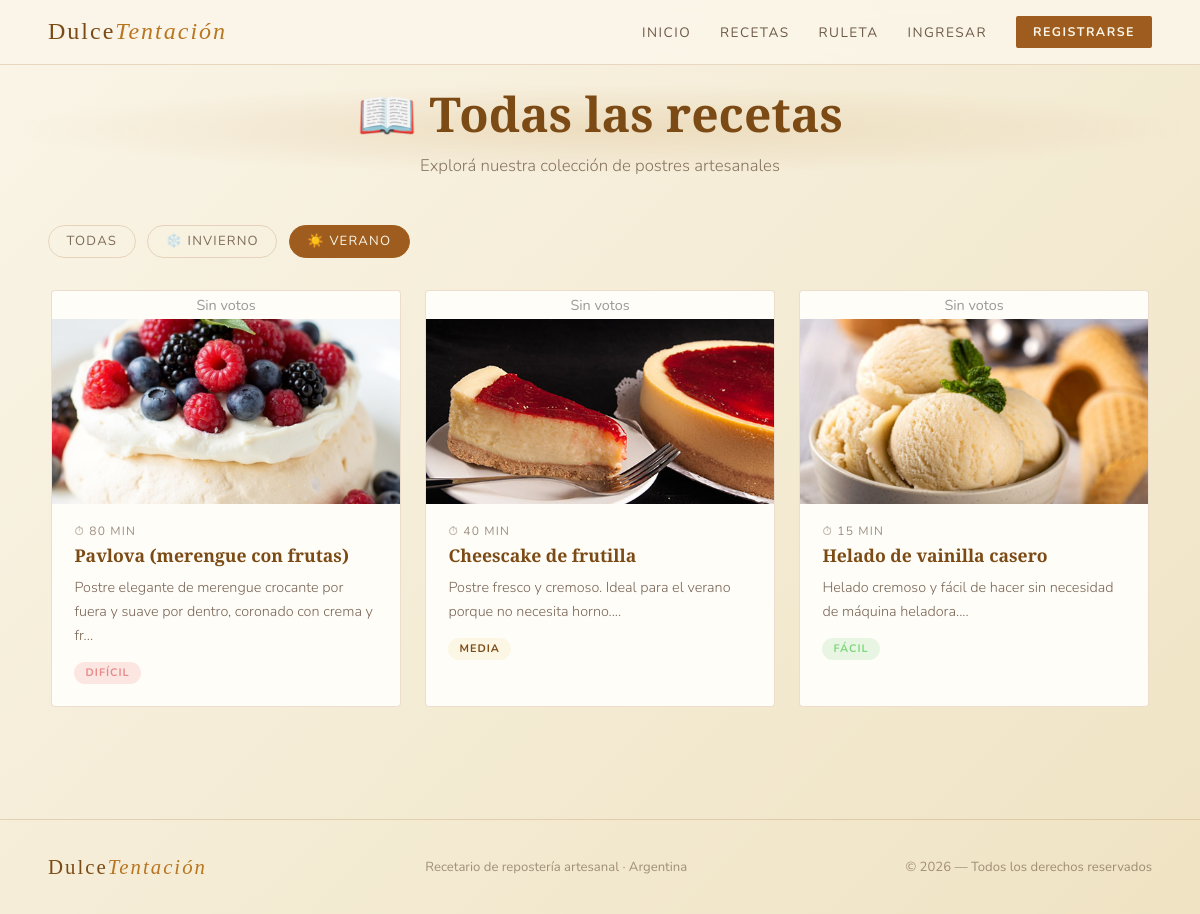
The app's page /proyecto_postres/recetas.php?categoria=2, older data.
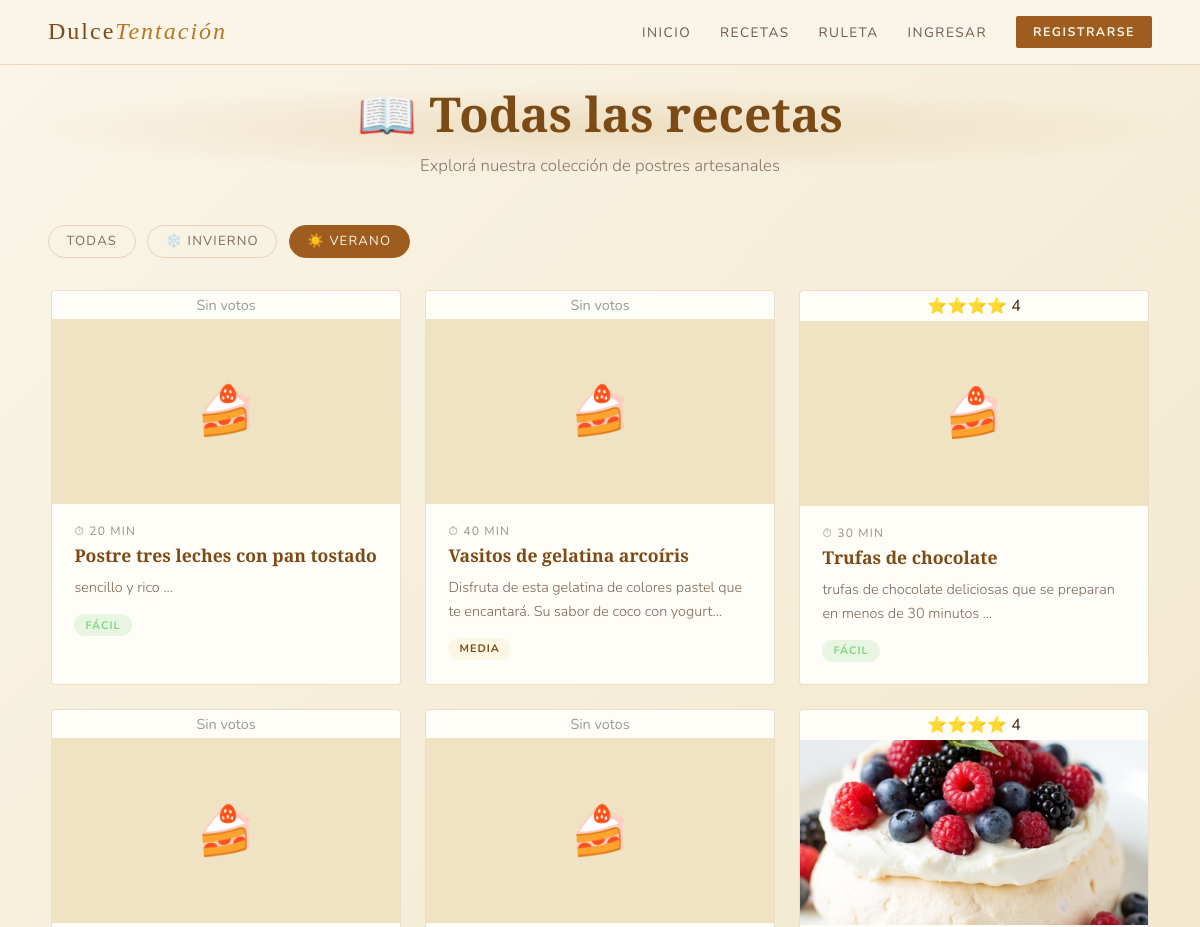
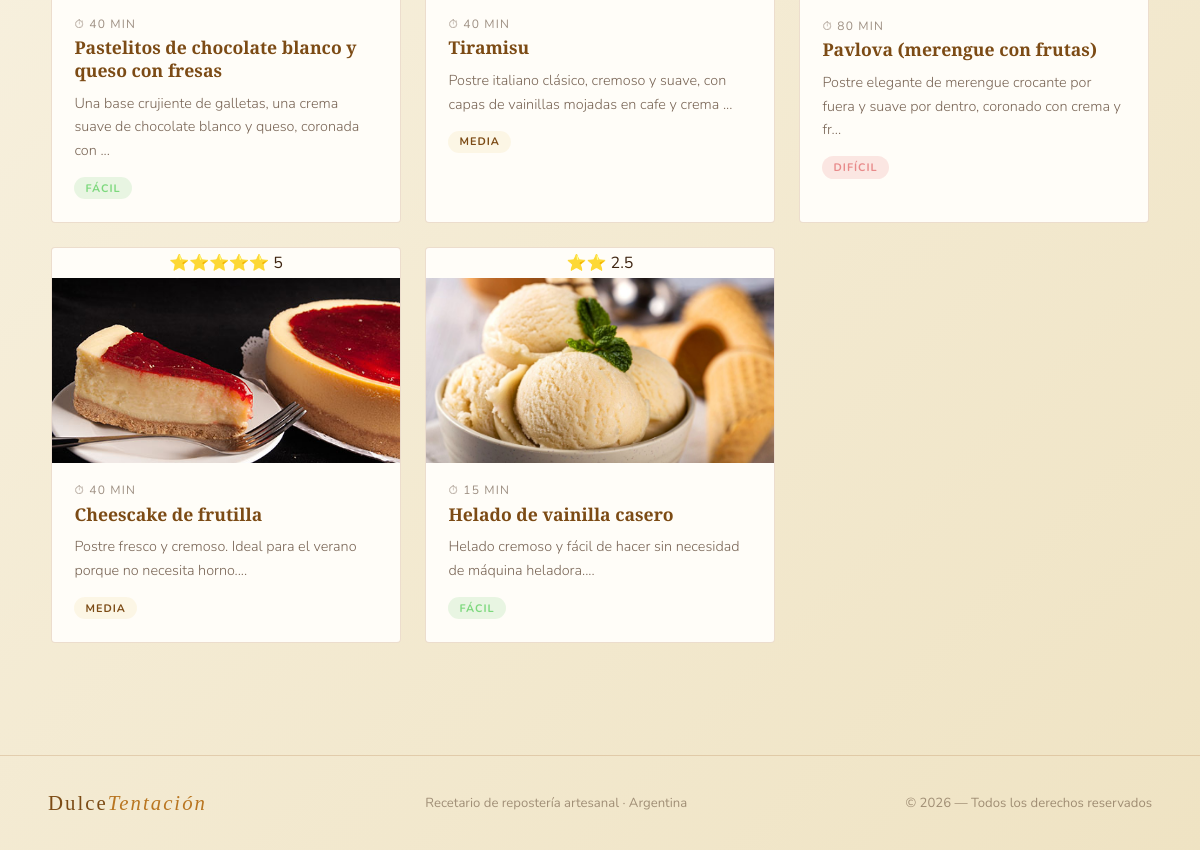
The same page, newer data (2 pictures, top to bottom).
### tables this page shows
CREATE TABLE `recetas` (
  `id` int(11) NOT NULL,
  `titulo` varchar(100) NOT NULL,
  `descripcion` text DEFAULT NULL,
  `ingredientes` text NOT NULL,
  `instrucciones` text NOT NULL,
  `tiempo_preparacion` int(11) DEFAULT NULL,
  `dificultad` enum('Fácil','Media','Difícil') NOT NULL DEFAULT 'Fácil',
  `imagen_url` varchar(255) DEFAULT NULL,
  `categoria_id` int(11) DEFAULT NULL,
  `usuario_id` int(11) DEFAULT NULL,
  `fecha_creacion` timestamp NOT NULL DEFAULT current_timestamp(),
  `votos_total` int(11) DEFAULT 0,
  `votos_count` int(11) DEFAULT 0
);

### proyecto_postres/recetas.php (the view, shortened to what this page needs)
<?php
require_once 'conexion.php';
$categoria = isset($_GET['categoria']) ? intval($_GET['categoria']) : 0;
if($categoria > 0) {
    $sql = "SELECT id, titulo, descripcion, tiempo_preparacion, dificultad, imagen_url, votos_total, votos_count
            FROM recetas
            WHERE categoria_id = $categoria
            ORDER BY fecha_creacion DESC";
} else {
    $sql = "SELECT id, titulo, descripcion, tiempo_preparacion, dificultad, imagen_url, votos_total, votos_count
            FROM recetas
            ORDER BY fecha_creacion DESC";
}
$resultado = $conn->query($sql);
?>
<!DOCTYPE html>
<html lang="es">
<head>
  <link rel="stylesheet" href="style.css">
</head>
<body>
<?php include 'header.php'; ?>
<div class="page-hero">
  <h1>📖 Todas las recetas</h1>
  <p>Explorá nuestra colección de postres artesanales</p>
</div>
<section class="section">
  <div class="filtros">
    <a href="recetas.php" <?php if($categoria == 0) echo 'class="activo"'; ?>>Todas</a>
    <a href="recetas.php?categoria=1" <?php if($categoria == 1) echo 'class="activo"'; ?>>❄️ Invierno</a>
    <a href="recetas.php?categoria=2" <?php if($categoria == 2) echo 'class="activo"'; ?>>☀️ Verano</a>
  </div>
  <div class="recetas-grid">
    <?php
    $dif_map = ['Fácil' => 'simple', 'fácil' => 'simple', 'Media' => 'moderada', 'media' => 'moderada', 'Difícil' => 'complicada', 'difícil' => 'complicada'];
    if($resultado->num_rows > 0) {
        while($receta = $resultado->fetch_assoc()) {
            $dif_clase = $dif_map[$receta['dificultad']] ?? 'simple';
            echo '<a href="receta_detalle.php?id=' . $receta['id'] . '" class="receta">';
if($receta['votos_count'] > 0) {
    $promedio = round($receta['votos_total'] / $receta['votos_count'], 1);
    $estrellas = str_repeat('⭐', floor($promedio));
    echo '<div style="text-align: center; margin: 4px 0;">' . $estrellas . ' ' . $promedio . '</div>';
} else {
    echo '<div style="text-align: center; margin: 4px 0; color: #999; font-size: 0.9rem;">Sin votos</div>';
}
            if(isset($receta['imagen_url']) && !empty($receta['imagen_url']) && file_exists($receta['imagen_url'])) {
                echo '<img src="' . htmlspecialchars($receta['imagen_url']) . '" alt="' . htmlspecialchars($receta['titulo']) . '">';
            } else {
                echo '<div class="receta-sin-img">🍰</div>';
            }
            echo '<div class="receta-body">';
            echo '<div class="receta-meta">⏱ ' . intval($receta['tiempo_preparacion']) . ' min</div>';
            echo '<h3>' . htmlspecialchars($receta['titulo']) . '</h3>';
            echo '<p>' . substr(htmlspecialchars($receta['descripcion']), 0, 90) . '...</p>';
            echo '<div class="receta-footer">';
            echo '<span class="dif ' . $dif_clase . '">' . htmlspecialchars($receta['dificultad']) . '</span>';
            echo '</div>';
            echo '</div></a>';
        }
    } else {
        echo '<p style="color:rgba(62,36,16,.5);">No hay recetas disponibles.</p>';
    }
    ?>
  </div>
</section>
<footer>
  <a href="index.php" class="logo" style="font-size:1.3rem;">Dulce<span>Tentación</span></a>
  <p>Recetario de repostería artesanal · Argentina</p>
  <p>© 2026 — Todos los derechos reservados</p>
</footer>
</body>
</html>

### proyecto_postres/header.php
<nav>
  <a href="index.php" class="logo">Dulce<span>Tentación</span></a>
  <ul>
    <li><a href="index.php">Inicio</a></li>
    <li><a href="recetas.php">Recetas</a></li>
    <li><a href="ruleta.php">Ruleta</a></li>
    <?php if(isset($_SESSION['usuario_id'])): ?>
      <li><a href="perfil.php">👤 <?php echo htmlspecialchars($_SESSION['nombre_usuario']); ?></a></li>
      <li><a href="subir_receta.php" class="btn" style="padding:.4rem 1rem;font-size:.78rem;">+ Subir receta</a></li>
      <li><a href="logout.php">Salir</a></li>
    <?php else: ?>
      <li><a href="login.php">Ingresar</a></li>
      <li><a href="registro.php" class="btn" style="padding:.4rem 1rem;font-size:.78rem;">Registrarse</a></li>
    <?php endif; ?>
  </ul>
</nav>

### proyecto_postres/style.css (style rules this page uses)
:root { --choco: #FAF5E8; --fondo-grad: linear-gradient(135deg, #FAF5E8 0%, #EFE3C3 100%); --crema: #3E2410; --caramelo: #B97621; --dorado: #7C4B15; --choco2: #EFE3C3; --canela: #9E5D1E; --borde: rgba(158,93,30,.2); --blanco-op: #FFFDF8; }
* { margin: 0; padding: 0; box-sizing: border-box; }
html { scroll-behavior: smooth; }
body { background: var(--choco); background-image: var(--fondo-grad); background-attachment: fixed; color: var(--crema); font-family: 'Nunito', sans-serif; overflow-x: hidden; }
.btn { display: inline-block; padding: .65rem 1.7rem; background: var(--canela); color: var(--choco); font-family: 'Nunito', sans-serif; font-size: .88rem; font-weight: 700; letter-spacing: 1.5px; text-transform: uppercase; text-decoration: none; border: 1.5px solid transparent; cursor: pointer; border-radius: 2px; transition: background .22s, transform .18s; }
nav { display: flex; justify-content: space-between; align-items: center; padding: 1rem 3rem; position: sticky; top: 0; z-index: 200; background: rgba(250, 245, 232, 0.95); backdrop-filter: blur(10px); border-bottom: 1px solid var(--borde); }
.logo { font-family: 'Playfair Display', serif; font-size: 1.5rem; color: var(--dorado); letter-spacing: 2px; text-decoration: none; }
.logo span { font-style: italic; color: var(--caramelo); }
nav ul { list-style: none; display: flex; gap: 1.8rem; align-items: center; flex-wrap: wrap; }
nav ul a { text-decoration: none; color: rgba(62, 36, 16, 0.75); font-size: .85rem; letter-spacing: 1.5px; text-transform: uppercase; transition: color .2s; }
.section { padding: 2rem 3rem 3rem; }
.recetas-grid { display: grid; grid-template-columns: repeat(auto-fit, minmax(290px, 350px)); justify-content: center; gap: 1.5rem; }
.receta { display: block; text-decoration: none; color: inherit; background: var(--blanco-op); border: 1px solid var(--borde); border-radius: 4px; overflow: hidden; transition: transform .28s, border-color .25s, box-shadow .25s; }
.receta img { width: 100%; height: 185px; object-fit: cover; display: block; }
.receta-sin-img { height: 185px; background: var(--choco2); display: flex; align-items: center; justify-content: center; font-size: 3rem; color: var(--caramelo); }
.receta-body { padding: 1.2rem 1.4rem 1.4rem; }
.receta-meta { font-size: .75rem; letter-spacing: 1.2px; text-transform: uppercase; color: rgba(62,36,16,.5); margin-bottom: .3rem; }
.receta h3 { font-family: 'Playfair Display', serif; font-size: 1.1rem; color: var(--dorado); line-height: 1.3; margin-bottom: .6rem; transition: color .2s; }
.receta p { font-size: .9rem; font-weight: 300; color: rgba(62,36,16,.7); line-height: 1.65; margin-bottom: .9rem; }
.receta-footer { display: flex; align-items: center; justify-content: space-between; gap: .5rem; flex-wrap: wrap; }
.dif { font-size: .68rem; padding: .22rem .7rem; border-radius: 20px; letter-spacing: 1px; text-transform: uppercase; font-weight: 700; }
.dif.simple, .dif.facil, .dif.fácil { background: rgba(100,200,100,.15); color: #7dd87d; }
.dif.media, .dif.moderada { background: rgba(235,206,121,.15); color: var(--dorado); }
.dif.complicada, .dif.dificil, .dif.difícil { background: rgba(220,80,80,.13); color: #e88a8a; }
.filtros { display: flex; gap: .7rem; flex-wrap: wrap; margin-bottom: 2rem; }
.filtros a { text-decoration: none; padding: .4rem 1.1rem; border: 1px solid var(--borde); color: rgba(62, 36, 16, 0.65); font-size: .82rem; letter-spacing: 1.2px; text-transform: uppercase; border-radius: 20px; transition: background .2s, color .2s, border-color .2s; }
.filtros a:hover, .filtros a.activo { background: var(--canela); color: var(--choco); border-color: var(--canela); }
footer { padding: 2.2rem 3rem; border-top: 1px solid var(--borde); display: flex; justify-content: space-between; align-items: center; flex-wrap: wrap; gap: 1rem; margin-top: 4rem; }
footer p { font-size: .82rem; color: rgba(62, 36, 16, 0.45); }
.page-hero { text-align: center; padding: 1rem 2rem 1rem; background: radial-gradient(ellipse 70% 50% at 50% 50%, rgba(185,118,33,.15), transparent 70%); }
.page-hero h1 { font-family: 'Playfair Display', serif; font-size: clamp(2rem, 4vw, 3rem); color: var(--dorado); margin-bottom: .5rem; }
.page-hero p { color: rgba(62, 36, 16, 0.6); font-weight: 300; font-size: 1.05rem; }

Row changes from the older to the newer data that the page shows:
added recetas: votos_count "Sin votos", tiempo_preparacion "20", titulo "Postre tres leches con pan tostado", descripcion "sencillo y rico", dificultad "FÁCIL"
added recetas: votos_count "Sin votos", tiempo_preparacion "40", titulo "Vasitos de gelatina arcoíris", descripcion "Disfruta de esta gelatina de colores pastel que te encantará. Su sabor de coco con yogurt", dificultad "MEDIA"
added recetas: estrellas "⭐⭐⭐⭐", votos_total "4", tiempo_preparacion "30", titulo "Trufas de chocolate", descripcion "trufas de chocolate deliciosas que se preparan en menos de 30 minutos", dificultad "FÁCIL"
added recetas: votos_count "Sin votos", tiempo_preparacion "40", titulo "Pastelitos de chocolate blanco y queso con fresas", descripcion "Una base crujiente de galletas, una crema suave de chocolate blanco y queso, coronada con", dificultad "FÁCIL"
added recetas: votos_count "Sin votos", tiempo_preparacion "40", titulo "Tiramisu", descripcion "Postre italiano clásico, cremoso y suave, con capas de vainillas mojadas en cafe y crema", dificultad "MEDIA"
changed recetas "Pavlova (merengue con frutas)": estrellas (not shown) → "⭐⭐⭐⭐"; votos_total (not shown) → "4"; no longer shows "Sin votos"
changed recetas "Cheescake de frutilla": estrellas (not shown) → "⭐⭐⭐⭐⭐"; votos_total (not shown) → "5"; no longer shows "Sin votos"
changed recetas "Helado de vainilla casero": estrellas (not shown) → "⭐⭐"; promedio (not shown) → "2.5"; no longer shows "Sin votos"
